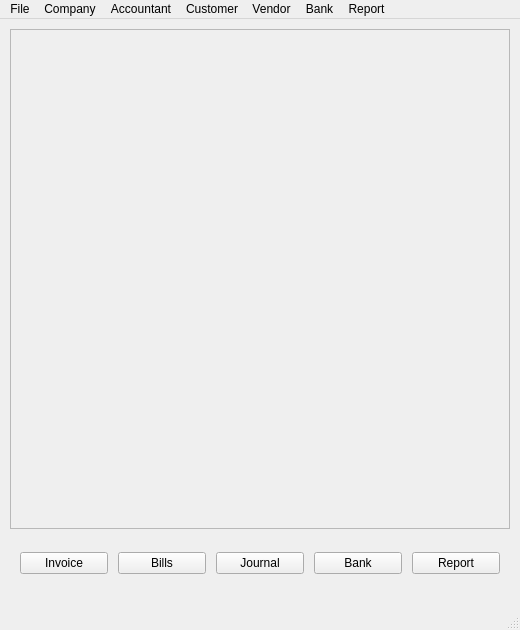
<?xml version="1.0" encoding="UTF-8"?>
<ui version="4.0">
    <class>MainWindow</class>
    <widget class="QMainWindow" name="MainWindow">
        <property name="windowModality">
            <enum>Qt::ApplicationModal</enum>
        </property>
        <property name="enabled">
            <bool>true</bool>
        </property>
        <property name="geometry">
            <rect>
                <x>0</x>
                <y>0</y>
                <width>520</width>
                <height>630</height>
            </rect>
        </property>
        <property name="windowTitle">
            <string>MainWindow</string>
        </property>
        <widget class="QWidget" name="centralWidget">
            <widget class="QWidget" name="horizontalLayoutWidget">
                <property name="geometry">
                    <rect>
                        <x>10</x>
                        <y>520</y>
                        <width>500</width>
                        <height>48</height>
                    </rect>
                </property>
                <layout class="QHBoxLayout" name="horizontalLayout" stretch="0,0,0,0,0">
                    <property name="spacing">
                        <number>10</number>
                    </property>
                    <property name="sizeConstraint">
                        <enum>QLayout::SetDefaultConstraint</enum>
                    </property>
                    <property name="leftMargin">
                        <number>10</number>
                    </property>
                    <property name="topMargin">
                        <number>10</number>
                    </property>
                    <property name="rightMargin">
                        <number>10</number>
                    </property>
                    <property name="bottomMargin">
                        <number>10</number>
                    </property>
                    <item>
                        <widget class="QPushButton" name="invoiceButton">
                            <property name="text">
                                <string>Invoice</string>
                            </property>
                        </widget>
                    </item>
                    <item>
                        <widget class="QPushButton" name="billsButton">
                            <property name="text">
                                <string>Bills</string>
                            </property>
                        </widget>
                    </item>
                    <item>
                        <widget class="QPushButton" name="journalButton">
                            <property name="text">
                                <string>Journal</string>
                            </property>
                        </widget>
                    </item>
                    <item>
                        <widget class="QPushButton" name="bankButton">
                            <property name="text">
                                <string>Bank</string>
                            </property>
                        </widget>
                    </item>
                    <item>
                        <widget class="QPushButton" name="reportButton">
                            <property name="text">
                                <string>Report</string>
                            </property>
                        </widget>
                    </item>
                </layout>
            </widget>
            <widget class="QLabel" name="logoLabel">
                <property name="geometry">
                    <rect>
                        <x>10</x>
                        <y>10</y>
                        <width>500</width>
                        <height>500</height>
                    </rect>
                </property>
                <property name="frameShape">
                    <enum>QFrame::StyledPanel</enum>
                </property>
                <property name="text">
                    <string/>
                </property>
                <property name="textFormat">
                    <enum>Qt::RichText</enum>
                </property>
                <property name="pixmap">
                    <pixmap>resources/images/logo_small.jpg</pixmap>
                </property>
                <property name="scaledContents">
                    <bool>true</bool>
                </property>
                <property name="alignment">
                    <set>Qt::AlignCenter</set>
                </property>
            </widget>
        </widget>
        <widget class="QMenuBar" name="mainMenuBar">
            <property name="geometry">
                <rect>
                    <x>0</x>
                    <y>0</y>
                    <width>520</width>
                    <height>25</height>
                </rect>
            </property>
            <property name="sizePolicy">
                <sizepolicy hsizetype="MinimumExpanding" vsizetype="Minimum">
                    <horstretch>0</horstretch>
                    <verstretch>0</verstretch>
                </sizepolicy>
            </property>
            <widget class="QMenu" name="menuFile">
                <property name="title">
                    <string>File</string>
                </property>
                <addaction name="actionNew"/>
                <addaction name="actionOpen"/>
                <addaction name="separator"/>
                <addaction name="actionBackUp"/>
                <addaction name="actionSingleUser"/>
                <addaction name="actionUtilities"/>
                <addaction name="separator"/>
                <addaction name="actionLogoff"/>
                <addaction name="actionExit"/>
            </widget>
            <widget class="QMenu" name="menuCompany">
                <property name="title">
                    <string>Company</string>
                </property>
                <addaction name="actionMyCompany"/>
                <addaction name="actionSnapshot"/>
                <addaction name="separator"/>
                <addaction name="actionChartOfAccounts"/>
                <addaction name="actionClosingDate"/>
                <addaction name="actionPlanBudget"/>
                <addaction name="actionEntity"/>
                <addaction name="actionItemList"/>
            </widget>
            <widget class="QMenu" name="menuAccountant">
                <property name="title">
                    <string>Accountant</string>
                </property>
                <addaction name="actionJournal"/>
                <addaction name="actionReconcile"/>
                <addaction name="actionUsers"/>
                <addaction name="separator"/>
                <addaction name="actionFixedAsset"/>
                <addaction name="actionInvestment"/>
                <addaction name="actionLoans"/>
            </widget>
            <widget class="QMenu" name="menuCustomer">
                <property name="title">
                    <string>Customer</string>
                </property>
                <addaction name="actionCustomerCenter"/>
                <addaction name="separator"/>
                <addaction name="actionCreateEstimate"/>
                <addaction name="actionCreateInvoice"/>
                <addaction name="actionCreateSalesReceipt"/>
                <addaction name="actionReceive_Payment"/>
                <addaction name="actionCreditMemoRefund"/>
            </widget>
            <widget class="QMenu" name="menuVendor">
                <property name="title">
                    <string>Vendor</string>
                </property>
                <addaction name="actionVendorCenter"/>
                <addaction name="separator"/>
                <addaction name="actionEnterBills"/>
                <addaction name="actionPayBills"/>
            </widget>
            <widget class="QMenu" name="menuBank">
                <property name="title">
                    <string>Bank</string>
                </property>
                <addaction name="actionWriteCheque"/>
                <addaction name="actionMakeDeposit"/>
                <addaction name="actionTransferFunds"/>
                <addaction name="actionCreditCardCharges"/>
                <addaction name="separator"/>
            </widget>
            <widget class="QMenu" name="menuReport">
                <property name="title">
                    <string>Report</string>
                </property>
                <widget class="QMenu" name="menuAccountsTaxes">
                    <property name="title">
                        <string>Accounts &amp; Taxes</string>
                    </property>
                    <addaction name="actionTrialBalance"/>
                </widget>
                <widget class="QMenu" name="menuFinancials">
                    <property name="title">
                        <string>Financials</string>
                    </property>
                    <addaction name="actionBalanceSheet"/>
                    <addaction name="actionProfitAndLoss"/>
                </widget>
                <addaction name="menuFinancials"/>
                <addaction name="separator"/>
                <addaction name="actionARReport"/>
                <addaction name="actionBank"/>
                <addaction name="actionAPReport"/>
                <addaction name="separator"/>
                <addaction name="menuAccountsTaxes"/>
                <addaction name="actionAuditTrail"/>
            </widget>
            <addaction name="menuFile"/>
            <addaction name="menuCompany"/>
            <addaction name="menuAccountant"/>
            <addaction name="menuCustomer"/>
            <addaction name="menuVendor"/>
            <addaction name="menuBank"/>
            <addaction name="menuReport"/>
        </widget>
        <widget class="QStatusBar" name="statusBar"/>
        <action name="actionNew">
            <property name="text">
                <string>New</string>
            </property>
        </action>
        <action name="actionOpen">
            <property name="text">
                <string>Open</string>
            </property>
        </action>
        <action name="actionBackUp">
            <property name="text">
                <string>Back Up</string>
            </property>
            <property name="toolTip">
                <string>Back Up</string>
            </property>
        </action>
        <action name="actionSingleUser">
            <property name="text">
                <string>Single User</string>
            </property>
        </action>
        <action name="actionUtilities">
            <property name="text">
                <string>Utilities</string>
            </property>
        </action>
        <action name="actionLogoff">
            <property name="text">
                <string>Log Off</string>
            </property>
        </action>
        <action name="actionExit">
            <property name="text">
                <string>Exit</string>
            </property>
        </action>
        <action name="actionMyCompany">
            <property name="text">
                <string>My Company</string>
            </property>
        </action>
        <action name="actionSnapshot">
            <property name="text">
                <string>Snapshot</string>
            </property>
        </action>
        <action name="actionChartOfAccounts">
            <property name="text">
                <string>Charts of Accounts</string>
            </property>
        </action>
        <action name="actionClosingDate">
            <property name="text">
                <string>Closing Date</string>
            </property>
        </action>
        <action name="actionPlanBudget">
            <property name="text">
                <string>Plan/Budget</string>
            </property>
        </action>
        <action name="actionUsers">
            <property name="text">
                <string>Users</string>
            </property>
        </action>
        <action name="actionEntity">
            <property name="text">
                <string>Entity</string>
            </property>
        </action>
        <action name="actionJournal">
            <property name="text">
                <string>Journal</string>
            </property>
        </action>
        <action name="actionReconcile">
            <property name="text">
                <string>Reconcile</string>
            </property>
        </action>
        <action name="actionItemList">
            <property name="text">
                <string>Item List</string>
            </property>
        </action>
        <action name="actionCustomerCenter">
            <property name="text">
                <string>Customer Center</string>
            </property>
        </action>
        <action name="actionCreateEstimate">
            <property name="text">
                <string>Estimate/Pro-Forma</string>
            </property>
        </action>
        <action name="actionCreateInvoice">
            <property name="text">
                <string>Invoice</string>
            </property>
        </action>
        <action name="actionCreateSalesReceipt">
            <property name="text">
                <string>Sales Receipt</string>
            </property>
        </action>
        <action name="actionReceive_Payment">
            <property name="text">
                <string>Receive Payment</string>
            </property>
        </action>
        <action name="actionCreditMemoRefund">
            <property name="text">
                <string>Credit Memo/Refund</string>
            </property>
        </action>
        <action name="actionVendorCenter">
            <property name="text">
                <string>Vendor Center</string>
            </property>
        </action>
        <action name="actionEnterBills">
            <property name="text">
                <string>Bills</string>
            </property>
        </action>
        <action name="actionPayBills">
            <property name="text">
                <string>Pay Bills</string>
            </property>
        </action>
        <action name="actionWriteCheque">
            <property name="text">
                <string>Write Cheque</string>
            </property>
        </action>
        <action name="actionMakeDeposit">
            <property name="text">
                <string>Make Deposit</string>
            </property>
        </action>
        <action name="actionTransferFunds">
            <property name="text">
                <string>Transfer</string>
            </property>
        </action>
        <action name="actionCreditCardCharges">
            <property name="text">
                <string>Credit Card Charges</string>
            </property>
        </action>
        <action name="actionFixedAsset">
            <property name="text">
                <string>Fixed Asset</string>
            </property>
        </action>
        <action name="actionInvestment">
            <property name="text">
                <string>Investment</string>
            </property>
        </action>
        <action name="actionLoans">
            <property name="text">
                <string>Loans</string>
            </property>
        </action>
        <action name="actionARReport">
            <property name="text">
                <string>Receivables</string>
            </property>
        </action>
        <action name="actionAPReport">
            <property name="text">
                <string>Bank</string>
            </property>
        </action>
        <action name="actionBank">
            <property name="text">
                <string>Payables</string>
            </property>
        </action>
        <action name="actionAuditTrail">
            <property name="text">
                <string>Audit Trail</string>
            </property>
        </action>
        <action name="actionBalanceSheet">
            <property name="text">
                <string>Balance Sheet</string>
            </property>
        </action>
        <action name="actionProfitAndLoss">
            <property name="text">
                <string>Profit and Loss</string>
            </property>
        </action>
        <action name="actionTrialBalance">
            <property name="text">
                <string>Trial Balance</string>
            </property>
        </action>
    </widget>
    <resources/>
    <connections>
        <connection>
            <sender>actionNew</sender>
            <signal>triggered()</signal>
            <receiver>MainWindow</receiver>
            <slot>action_new_triggered()</slot>
            <hints>
                <hint type="sourcelabel">
                    <x>-1</x>
                    <y>-1</y>
                </hint>
                <hint type="destinationlabel">
                    <x>259</x>
                    <y>314</y>
                </hint>
            </hints>
        </connection>
        <connection>
            <sender>actionOpen</sender>
            <signal>triggered()</signal>
            <receiver>MainWindow</receiver>
            <slot>action_open_triggered()</slot>
            <hints>
                <hint type="sourcelabel">
                    <x>-1</x>
                    <y>-1</y>
                </hint>
                <hint type="destinationlabel">
                    <x>259</x>
                    <y>314</y>
                </hint>
            </hints>
        </connection>
        <connection>
            <sender>actionExit</sender>
            <signal>triggered()</signal>
            <receiver>MainWindow</receiver>
            <slot>action_exit_triggered()</slot>
            <hints>
                <hint type="sourcelabel">
                    <x>-1</x>
                    <y>-1</y>
                </hint>
                <hint type="destinationlabel">
                    <x>259</x>
                    <y>314</y>
                </hint>
            </hints>
        </connection>
    </connections>
    <slots>
        <slot>action_new_triggered()</slot>
        <slot>action_open_triggered()</slot>
        <slot>action_exit_triggered()</slot>
    </slots>
</ui>
